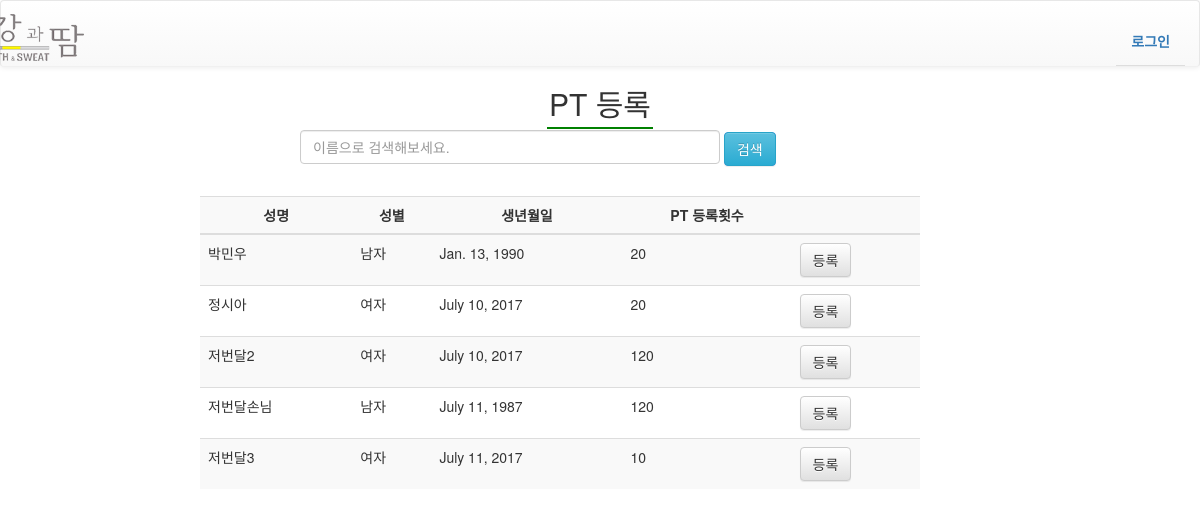
Before: /schedule/PT_register/search/ with the older database file.
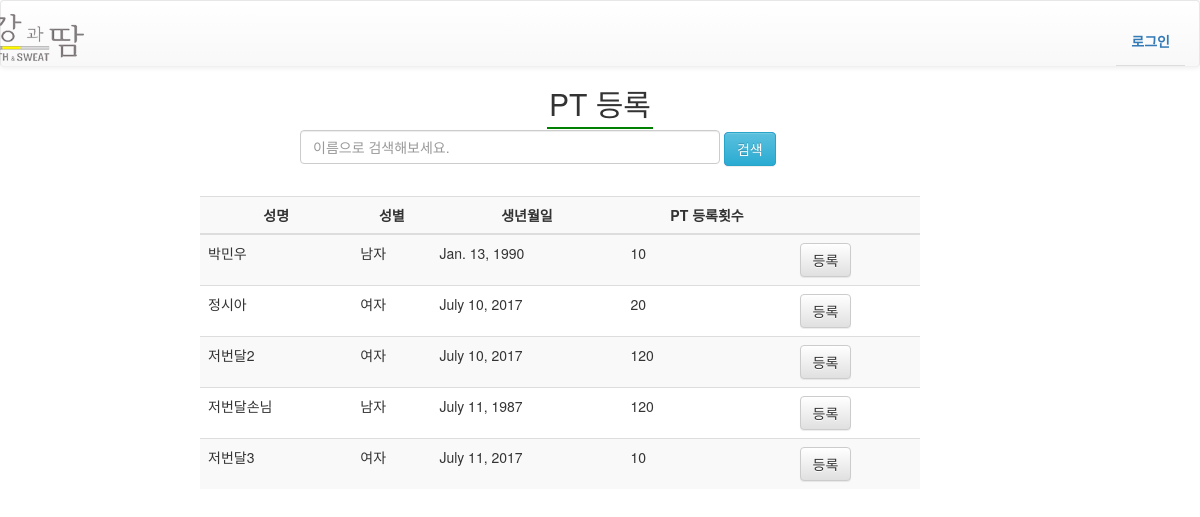
After: the same page with the newer database file.
### staff/models.py (models this page shows, shortened)
class Member(models.Model):
    SEX_CHOICES = (
        ('M','남자'),
        ('F','여자'),
    )
    name = models.CharField(max_length=24, verbose_name='성명')
    birth = models.DateField(null=True,help_text='Ex) 1980-06-30',verbose_name='생년월일')
    phone_regex = RegexValidator(regex=r'^\d{2,3}-\d{3,4}-\d{4}$', message="휴대폰 양식으로 써주세요.")
    phone_num = models.CharField(validators=[phone_regex], max_length=32, null=True, help_text='Ex) 010-1234-1234',verbose_name='휴대번호')
    address = models.CharField(max_length=64,blank=True, null=True,verbose_name='주소')
    sex = models.CharField(max_length=12,verbose_name='성별',null=True)
    start_date = models.DateField(default=timezone.now, verbose_name='등록일')
    end_date = models.DateField(default=(datetime.now() + timedelta(days=30)), verbose_name='회원권종료일')
    staff = models.ForeignKey(settings.AUTH_USER_MODEL, null=True, related_name='members', on_delete=models.SET_NULL)
    type_choice = models.CharField(max_length=12,default='피트니스',verbose_name='종류선택')
    rating = models.CharField(max_length=12, default='Bronze',verbose_name='등급')
    period_fitness = models.CharField(max_length=12,null=True, blank=True,verbose_name='피트니스기간', help_text='피트니스를 선택하신분만 선택해주세요.')
    period_pilates = models.CharField(max_length=12, null=True, blank=True,verbose_name='필라테스기간', help_text='필라테스를 선택하신분만 선택해주세요.')
    period_both = models.CharField(max_length=12, null=True, blank=True, verbose_name="피트니스+필라테스기간")
    locker=models.CharField(max_length=12,blank=True,null=True,verbose_name='추가사항', help_text='락카를 쓰실 분만 선택해주세요. 헬스락카는 H, 골프락카는 G')
    period_locker=models.IntegerField(null=True,blank=True, verbose_name='락카개월수', help_text='락카를 쓰실 분만 입력해주세요. 락카를 사용할 개월수를 적어주세요.')
    cautions = models.CharField(max_length=128,blank=True,verbose_name='병력및주의사항')
    exercise_time = models.CharField(max_length=12, blank=True,verbose_name='운동시간대')
    visit_path = models.CharField(max_length=12, blank=True,verbose_name='방문경로')
    payment_amount = models.DecimalField(max_digits=10,decimal_places=0, default=0 ,verbose_name='결제금액')
    payment_method = models.CharField(max_length=12,default='카드',verbose_name='결제방식')
    SESSION_CHOICES = (
        ('10세션/60일','10세션/60일'),
        ('20세션/90일','20세션/90일'),
    )
    Trainer = models.ForeignKey(settings.AUTH_USER_MODEL, null=True, blank=True, related_name='PT_members', on_delete=models.SET_NULL)
    registered_session = models.CharField(max_length=24, null=True, blank=True,verbose_name='등록세션')
    PT_payment_amount = models.DecimalField(max_digits=10, decimal_places=0, null=True, blank=True, default=0,verbose_name='PT결제금액')
    PT_payment_method = models.CharField(max_length=12, null=True, blank=True ,verbose_name='PT결제방식')
    unitprice = models.DecimalField(max_digits=10, decimal_places=0, blank=True, null=True, verbose_name='1회세션단가')
    period_PT = models.CharField(max_length=12,blank=True, null=True,verbose_name='강습기간')
    registered_date = models.DateField(default=timezone.now, null=True, blank=True, verbose_name='PT등록일')
    used_session = models.IntegerField(blank=True, null=True, default=0, verbose_name='사용한 세션')
    re_registered = models.BooleanField(blank=True, default=False, verbose_name='재등록 여부')

### fitness/views.py (the view)
# urls.py: url(r'^schedule/PT_register/search/$', views.search, name='search'),
def search(request):
    keyword = request.GET.get('q','') #검색 키워드
    search_member = Member.objects.filter(name__icontains=keyword)#검색 조건 이름
    context= {
        'search_member' : search_member,
    }
    return render(request, 'search_result.html', context)

### static/templates/search_result.html (shortened to what this page needs)
{% extends "navbar.html" %}
{% block content %}
<h2 class="text-center"><span class="header">PT 등록</span></h2>
<div id="search" style="margin:0 auto;">
<form id="search" method="GET" action="{% url 'search' %}">
<input type="text" class="form-control search_web" placeholder="이름으로 검색해보세요." name='q' value="{{ q }}"  style="display:inline-block; width:70%">
<button type="submit" class="btn btn-info" value="검색">검색</button>
</form>
</div>
<table class="table table-striped col-sm-8 col-sm-offset-2" style="width:60%; margin-top:30px;">
        <th>성명</th>
        <th>성별</th>
        <th>생년월일</th>
        <th>PT 등록횟수</th>
        <th></th>
    <tbody>
    {% for member in search_member %}
    <tr>
        <td>{{ member.name }}</td>
        <td>{{ member.sex }}</td>
        <td>{{ member.birth }}</td>
        <td>{{ member.registered_session }}</td>
        <td><a class="btn btn-default" href="{% url "PT_register_create" member.id %}">등록</a></td>
    </tr>
    {% endfor %}
    </tbody>
</table>
{% endblock %}

Changed rows visible on the page:
changed Member "박민우": registered_session "20" → "10"
